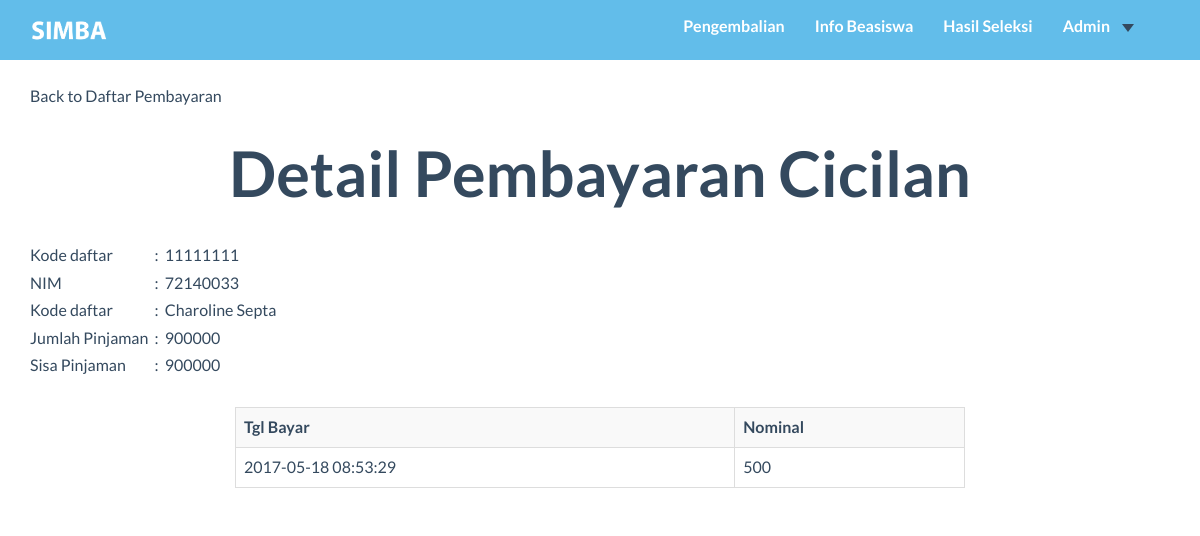
The page /user_admin/detail_cicilan.php?kd_dftar=11111111 on the database as committed earlier.
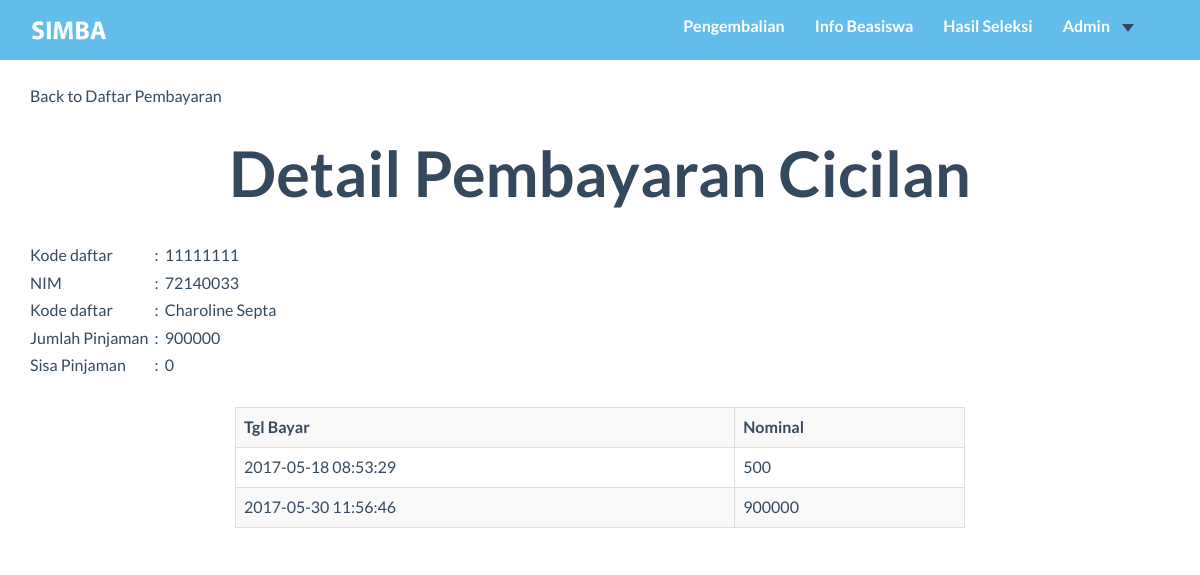
The same page on the database as committed later.
### tables this page shows
CREATE TABLE `pendaftaran` (
  `kd_daftar` int(8) NOT NULL,
  `nim` char(8) NOT NULL,
  `kd_bsw` char(3) NOT NULL,
  `tgl_daftar` timestamp NOT NULL DEFAULT CURRENT_TIMESTAMP,
  `nominal_pengajuan` int(11) NOT NULL,
  `nominal_disetujui` int(11) DEFAULT NULL,
  `sisa_pinjaman` int(11) DEFAULT NULL
);

CREATE TABLE `pengembalian` (
  `kd_bayar` int(11) NOT NULL,
  `kd_daftar` int(8) NOT NULL,
  `tgl_bayar` timestamp NOT NULL DEFAULT CURRENT_TIMESTAMP,
  `nominal_bayar` int(11) NOT NULL
);

CREATE TABLE `mahasiswa` (
  `NIM` char(8) NOT NULL,
  `kd_prodi` char(2) NOT NULL,
  `nama_mhs` varchar(99) NOT NULL,
  `gender` char(1) NOT NULL,
  `tgl_lahir` date NOT NULL,
  `email` varchar(99) NOT NULL,
  `alamat` varchar(999) NOT NULL,
  `kode_pos` char(5) NOT NULL,
  `no_telp` char(12) NOT NULL,
  `total_sks` int(11) NOT NULL
);

### user_admin/detail_cicilan.php (the view, shortened to what this page needs)
<?php
Include("../function/koneksi.php");
$kd_dftr =$_GET['kd_dftar'];
$sqlDetail = "SELECT * FROM pengembalian WHERE kd_daftar = '$kd_dftr'";
$excSqlDetail = mysqli_query($koneksi, $sqlDetail);
$sqlMaster  = "SELECT * FROM pendaftaran NATURAL  JOIN mahasiswa WHERE kd_daftar = '$kd_dftr'";
$excSqlMaster = mysqli_query($koneksi, $sqlMaster);
$rowMaster=mysqli_fetch_array($excSqlMaster);
?>
<!DOCTYPE html>
<html lang="en">
<head>
    <link href="../css/bootstrap.min.css" rel="stylesheet">
    <link rel="stylesheet" href="https://maxcdn.bootstrapcdn.com/bootstrap/3.3.7/css/bootstrap.min.css">
    <link href="../font-awesome/css/font-awesome.min.css" rel="stylesheet">
    <link href="../css/general.css" rel="stylesheet">
    <link href="../css/custom.css" rel="stylesheet">
    <link href="../css/owl.carousel.css" rel="stylesheet">
    <link href="../css/owl.theme.css" rel="stylesheet">
    <link href="../css/style.css" rel="stylesheet">
    <link href="../css/animate.css" rel="stylesheet">
    <link rel="stylesheet" href="../css/magnific-popup.css">
</head>
<body>
<nav class="navbar-default" role="navigation" style="position: fixed; top: 0px;">
    <div class="container">
        <a class="" href="index.php">
            <img src="../img/logo2.png" height="45px" style="margin-top:8px; margin-left:0" id="logo"/>
        </a>
        <div class="collapse navbar-collapse navbar-right navbar-ex1-collapse stuckMenu">
            <ul class="nav navbar-nav">
                <li class="menuItem"><a href="Cicilan.php">Pengembalian </a></li>
                <li class="menuItem"><a href="../index.php#infoBeasiswa">Info Beasiswa </a></li>
                <li class="menuItem"><a href="../index.php#hasilSeleksi">Hasil Seleksi </a></li>
                <li class="menuItem dropdown">
                    <a class="dropdown-toggle" data-toggle="dropdown" href="#">Admin<span class="caret"></span></a>
                </li>
            </ul>
        </div>
    </div>
</nav>
<br/><br/><br/>
<div class="container">
    <a href="detail_cicilan.php">Back to Daftar Pembayaran</a>
    <h2 class="text-center">Detail Pembayaran Cicilan</h2>
    <br/>
    <table>
        <tr>
            <td>Kode daftar</td>
            <td> &nbsp; : &nbsp; </td>
            <td><?php echo $rowMaster['kd_daftar']?> </td>
        </tr>
        <tr>
            <td>NIM</td>
            <td> &nbsp; : &nbsp; </td>
            <td><?php echo $rowMaster['nim']?> </td>
        </tr>
        <tr>
            <td>Kode daftar</td>
            <td> &nbsp; : &nbsp; </td>
            <td><?php echo  $rowMaster['nama_mhs']?> </td>
        </tr>
        <tr>
            <td>Jumlah Pinjaman</td>
            <td> &nbsp; : &nbsp; </td>
            <td><?php echo  $rowMaster['nominal_disetujui']?> </td>
        </tr>
        <tr>
            <td>Sisa Pinjaman</td>
            <td> &nbsp; : &nbsp; </td>
            <td><?php echo  $rowMaster['sisa_pinjaman']?> </td>
        </tr>
    </table>
    <br/>
    <div class="col-md-2"></div>
    <div class="col-md-8">
    <table class="table table-bordered table-striped">
        <tr>
            <th>Tgl Bayar</th>
            <th>Nominal</th>
        </tr>
    <?php
    while($row = mysqli_fetch_array($excSqlDetail)){
        echo'
        <tr>
            <td>'.$row['tgl_bayar'].'</td>
            <td>'.$row['nominal_bayar'].'</td>
        </tr>
        ';
    }
    ?>
    </table>
    </div>
</div>
</body>
</html>

Rows that differ between the two databases and show on the page:
changed pendaftaran "Charoline Septa": sisa_pinjaman "900000" → "0"
added pengembalian: tgl_bayar "2017-05-30 11:56:46", nominal_bayar "900000"
